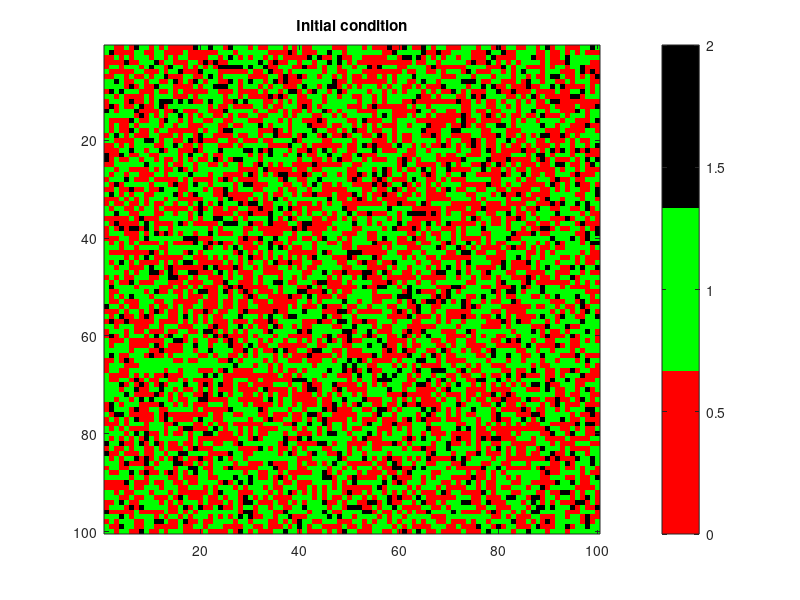

Reproduce this figure in MATLAB. (Note: this script raises an error after producing the figure.)
candidates = [0,1,2];
weights = [0.45, 0.45, 0.10];
ROWS = 100;
COLS= 100;
grid_array = zeros(ROWS, COLS);

count_0 = 0;
count_1 = 0;
count_2 = 0;
RANDOM = logical(input("Random search or not (press 1 or 0): "));


H = input("Insert value for H: ");
if(H<1)
    fprintf("Value of H not allowed\n");
    return 
end
SAVE_PICTURE=logical(input("Save picture or not (press 1 or 0): "));
for i = 1:ROWS
row = randsample(candidates, COLS, true, weights);
count_0 = count_0 + sum(row == 0);
count_1 = count_1 + sum(row == 1);
count_2 = count_2 + sum(row == 2);
%disp(row);
grid_array(i, :) = row;
end

h=imagesc(grid_array);
title('Initial condition')


% set the color map to display 0s as black, 1s as red, and 2s as green
colormap([1 0 0; 0 1 0;0 0 0]);

% add a colorbar to show the mapping of values to colors
colorbar;
if(SAVE_PICTURE)
    saveas(gcf,sprintf('Initial_Condition_%d.png', H))
end
disp(['number of reds: ', num2str(count_0)]);
disp(['number of blue: ', num2str(count_1)]);
disp(['number of empty: ', num2str(count_2)]);
pause(4);
happy_array=zeros(ROWS, COLS);
for i = 1:ROWS
    for j = 1:COLS

        happy_array(i, j) = false;
    end
end


counter =1;
percentage_happiness =0.;
happy_array_over_iters=[];
results_dict = struct('Random', [], 'iterations', [], 'H', []);
count_previous_happines=0;
while true
    
    if mod(counter, 1000) == 0 % every x iterations, show the grid_array
        disp(['iteration # ', num2str(counter)]);
    end
    % for each row and column
    for i = 1:ROWS
        for j = 1:COLS
            if grid_array(i,j) ~= 2 % if the cell is happy, skip it
                count_same_race = 0; % counter for counting number of same race neighbors
                % conditions if the cell is on the edge of the grid_array
                if i==1 && j==1
                    count_same_race = count_same_race+count_near_cells(i, j, ROWS, COLS, grid_array);
                elseif i==1

                    count_same_race = count_same_race+count_near_cells_y(i, j, ROWS, COLS, grid_array);
                elseif j==1
                    count_same_race = count_same_race+count_near_cells_x(i, j, ROWS, COLS, grid_array);
                else

                    if grid_array(i,j) == grid_array(i-1,j)
                        count_same_race = count_same_race + 1;
                    end
                    if grid_array(i,j) == grid_array(i,j-1)
                        count_same_race = count_same_race + 1;
                    end
                    if grid_array(i,j) == grid_array(i-1,j-1)
                        count_same_race = count_same_race + 1;
                    end
                    if grid_array(i,j) == grid_array(mod(i,ROWS)+1,j)
                        count_same_race = count_same_race + 1;
                    end
                    if grid_array(i,j) == grid_array(i,mod(j,COLS)+1)
                        count_same_race = count_same_race + 1;
                    end
                    if grid_array(i,j) == grid_array(mod(i,ROWS)+1,mod(j,COLS)+1)
                        count_same_race = count_same_race + 1;
                    end
                    if grid_array(i,j) == grid_array(mod(i,ROWS)+1,j-1)
                        count_same_race = count_same_race + 1;
                    end
                    if grid_array(i,j) == grid_array(i-1,mod(j,COLS)+1)
                        count_same_race = count_same_race + 1;
                    end
                end
                % check if the cell is happy
                happy_array(i,j) = count_same_race >= H; % updating happy matrix
            end
        end
    end
    happy_agents = sum(happy_array & (grid_array ~= 2), 'all');
    percentage_happiness = (happy_agents/(count_0 + count_1))*100.;
    if( counter>1001)
        count_previous_happines=0;
        for iter=length(happy_array_over_iters)-1000:length(happy_array_over_iters)-1
            if(happy_array_over_iters(iter) >= percentage_happiness)
                count_previous_happines=count_previous_happines+1;
            end
        end
    end
    happy_array_over_iters(counter) = percentage_happiness;
    %fprintf("%.2f percentage of happiness: ", percentage_happiness);
    if(mod(counter, 400)==0 && percentage_happiness>60.)
        fprintf("percentage of happiness: %.2f\r\n", percentage_happiness);
    end
    if(count_previous_happines>950)
        disp("Applying early stopping");
        fprintf( "percentage of happiness: %.2f\r\n", percentage_happiness);
        if(SAVE_PICTURE)
            save_grid(results_dict, counter, RANDOM, H);
        end
        break;
    end
    if (happy_agents == (count_0 + count_1))
        fprintf( "percentage of happiness: %.2f\r\n", percentage_happiness);
        if(SAVE_PICTURE)
            save_grid(results_dict, counter, RANDOM, H);
        end
        break;
    end
    
    % loop for moving the unhappy agents
    for i = 1:ROWS
        for j = 1:COLS
            % perform actions only if the cell is unhappy and not empty
            if (grid_array(i,j) ~= 2 && ~happy_array(i,j))
                % random method. Moving randomly until finding an empty cell
                if (RANDOM)
                    direction_axis_0 = randi([-1, 1]);
                    direction_axis_1 = randi([-1, 1]);
                    pos_x = i + direction_axis_0;
                    pos_y = j + direction_axis_1;
                    
                    % conditions for checking if the new position is out of range
                    [pos_x, pos_y] = check_boundaries(pos_x, pos_y, ROWS, COLS);
                    
                    % loop to check if the new position is empty
                    while (grid_array(pos_x, pos_y) ~= 2)
                        direction_axis_0 = randi([-1, 1]);
                        direction_axis_1 = randi([-1, 1]);
                        pos_x = pos_x + direction_axis_0;
                        pos_y = pos_y + direction_axis_1;
                        
                        % conditions for checking if the new position is out of range
                        [pos_x, pos_y] = check_boundaries(pos_x, pos_y, ROWS, COLS);
                    end
                else
                    pos_x = i;
                    pos_y = j;
                    radius = 1;
                    flag = false;
                    
                    while ~flag
                        for x = pos_x - radius : pos_x + radius
                            for y = pos_y - radius : pos_y + radius
                                x_mod = mod(x - 1, ROWS) + 1;
                                y_mod = mod(y - 1, COLS) + 1;
                                if (grid_array(x_mod, y_mod) == 2)
                                    flag = true;
                                    pos_x = x_mod;
                                    pos_y = y_mod;
                                    break; % exit if the empty cell is found
                                end
                            end
                            if flag
                                break;
                            end
                        end
                        radius = radius + 1; % increasing the radius
                        
                    end

                end
                
                % moving the agent and updating the old position with an empty cell
                tmp = grid_array(i,j);
                grid_array(i,j) = 2;
                grid_array(pos_x,pos_y) = tmp;
            end
        end
    end
    set(h, 'CData', grid_array);
    
    drawnow;
    counter = counter + 1;

end

figure
plot(happy_array_over_iters);
title('Happiness over iterations')
xlabel("Iterations")
ylabel("happiness")
grid on;
saveas(gcf,sprintf('Convergence/ConvergenceH%dRandom_%d.png', H, RANDOM))


function [] = save_grid(results_dict, counter, RANDOM, H)
fprintf('iterations needed to converge: %d\n', counter);
        results_dict.iterations(end+1) = counter;
        results_dict.H(end+1) = H;
        results_dict.Random(end+1) = RANDOM;
        saveas(gcf, sprintf('results/iterations_%d_H_%d_random_%d.png', counter, H, RANDOM));
end



